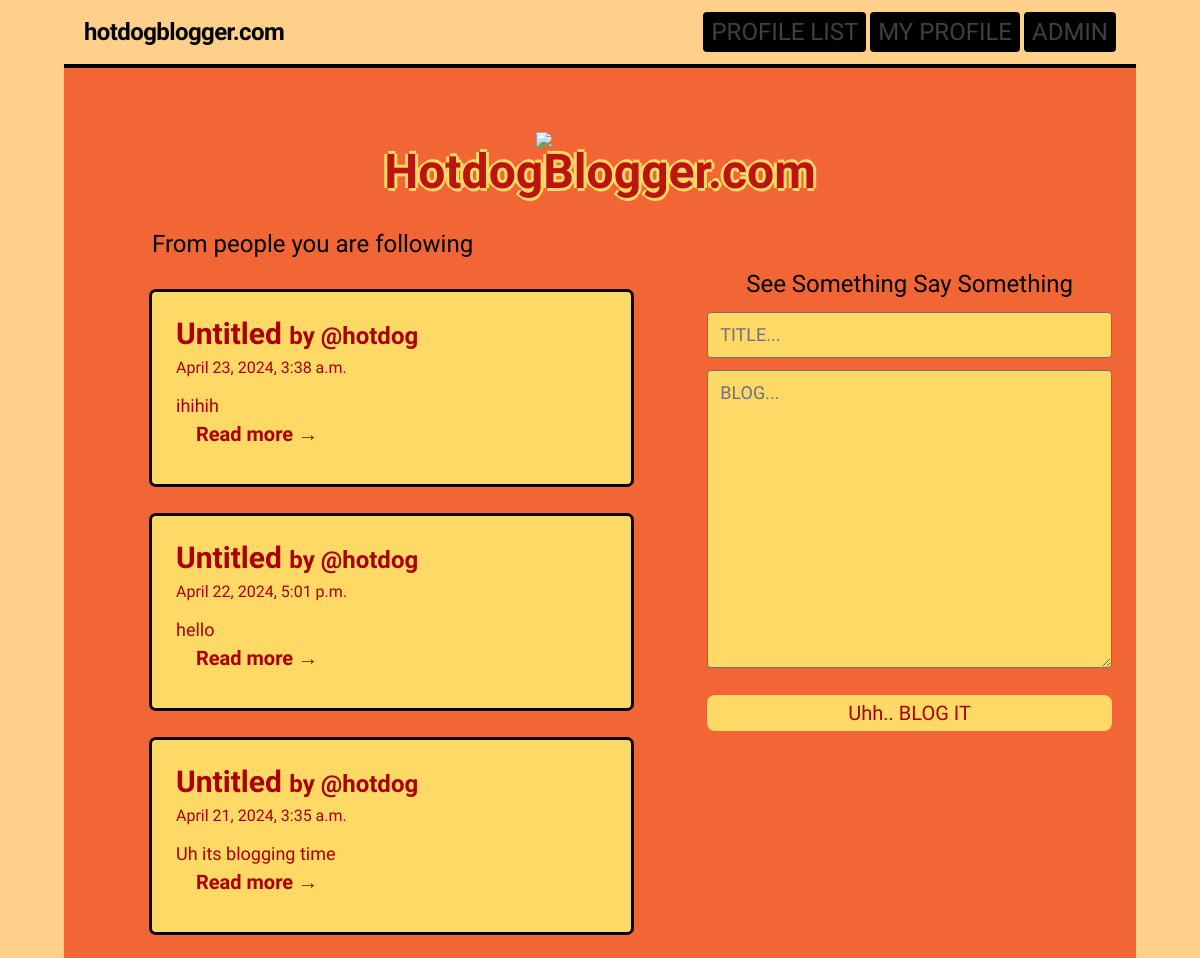
The app's page / (signed in, upper part), older data.
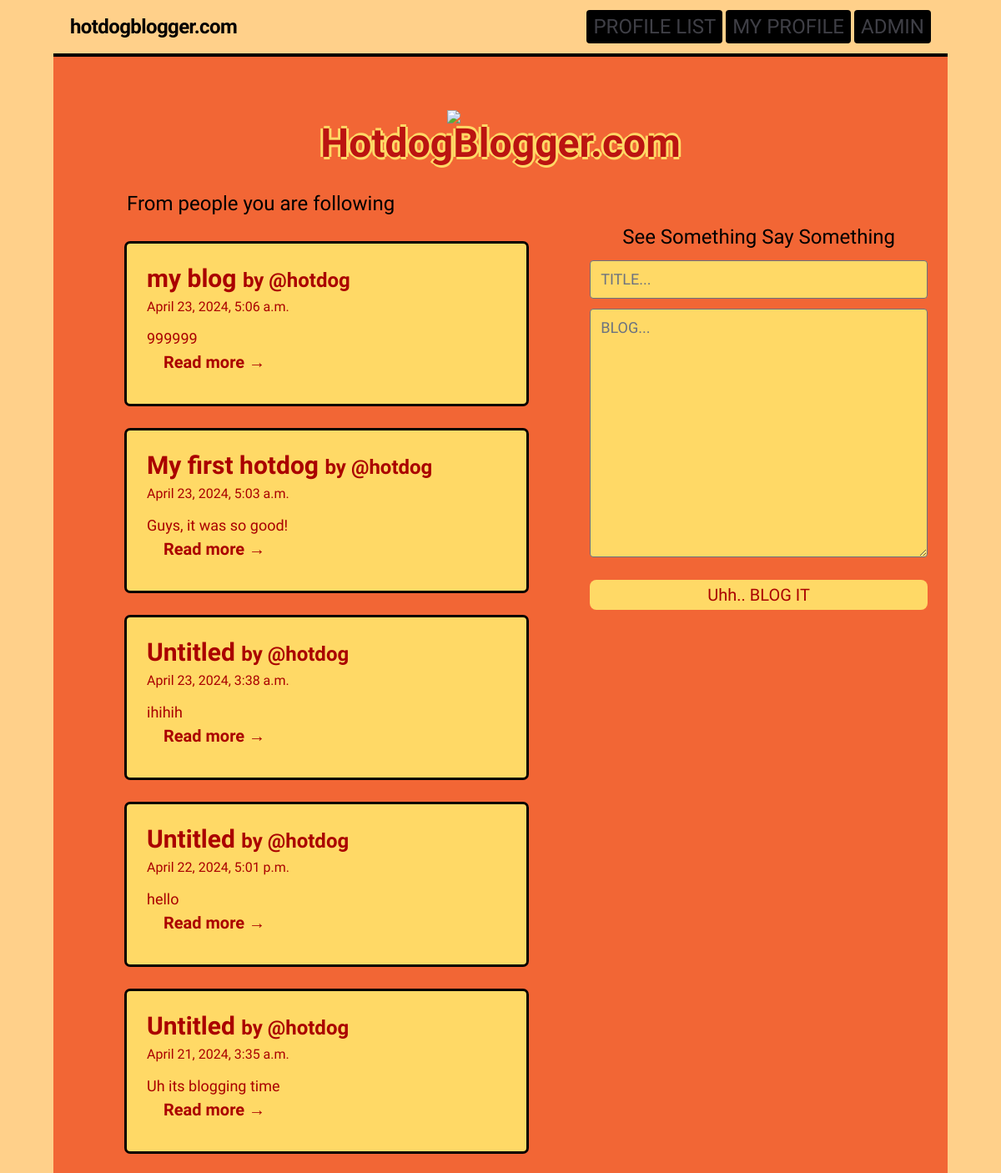
The same page, newer data.
### hotdogger/models.py (models this page shows, shortened)
class BlogPost(models.Model):
    user = models.ForeignKey(User, on_delete=models.DO_NOTHING, related_name="blogs")
    title = models.CharField(max_length=50)
    content = models.TextField()
    created_at = models.DateTimeField(auto_now_add=True)
    @property
    def description(self):
        return self.content[:100]

### hotdogger/views.py (the view, shortened to what this page needs)
# urls.py: path("", dashboard, name="dashboard"),
def dashboard(request):
    form = BlogForm()
    return render(request, "hotdogger/dashboard.html", {"form": form})

### hotdogger/forms.py
class BlogForm(forms.ModelForm):
    title = forms.CharField(required=True,         widget=forms.widgets.TextInput(
            attrs={
                "placeholder": "TITLE...",
                "class": "rounded btn text-lg bg-yellow text-red w-full mb-3 jersey",
            }
        ),
        label="",)
    content = forms.CharField(required=True,         widget=forms.widgets.Textarea(
            attrs={
                "placeholder": "BLOG...",
                "class": "w-full rounded btn text-lg bg-yellow text-red jersey",
            }
        ),
        label="",)
    class Meta:
        model = BlogPost
        exclude = ("user",  )

### theme/templates/hotdogger/dashboard.html (shortened to what this page needs)
{% extends 'base.html' %} {% block content %}
<div class="grid grid-cols-[1.5fr_1fr] gap-3">
  <div class="justify-self-center place-self-center col-span-1 w-full">
    <p class="jersey text-2xl mx-16 w-full">From people you are following</p>
    <ul class="mx-16">
      {% for followed in user.profile.follows.all %}
      <li>{% include 'components/blog_list.html' with profile=followed %}</li>
      {% endfor %}
    </ul>
  </div>
  <div class="col-start-2 justify-self-center flex flex-col gap-3">
    <div class="flex flex-col items-center gap-3 w-full mt-10">
      <p class="jersey text-2xl">See Something Say Something</p>
      <form method="post" class="flex flex-col justify-items-center">
        {% csrf_token %}{{ form.as_p }}
        <button
          class="btn mt-5 w-full jersey px-3 py-1 hover:text-black transition-all"
          type="submit"
        >
          <a class="text-center w-full text-xl"> Uhh.. BLOG IT </a>
        </button>
      </form>
    </div>
    {% endblock content %}

### theme/templates/components/blog_list.html (shortened to what this page needs)
<div class="mt-2 jersey w-full">
  {% for blog in profile.user.blogs.all reversed %}
    {% if blog.id %}
    <article
      class="my-8 stroke-black rounded p-6 bg-yellow hover:shadow-[0px_0px_0px_5px_rgba(0,0,0,1)] shadow-[0px_0px_0px_3px_rgba(0,0,0,1)] text-red"
    >
      <h2 class="font-bold mb-1 hover: cursor-pointer">
        <a class="text-3xl hover:text-black" href="{% url 'hotdogger:blog_post' blog.id %}">
          {% if blog.title %} {{ blog.title }} {% else %} Untitled {% endif %}
        </a>
        <a
          class="text-2xl "
          href="{% url 'hotdogger:profile' blog.user.profile.id %}"
        >
          by
          <span class="hover:text-black transition-all hover:transition-all"
            >@{{ blog.user }}</span
          >
        </a>
      </h2>
      <p class="text-base leading-6 mb-3">
        <time> {{ blog.created_at }}</time>
      </p>
      {% if blog.content %}
      <p class="text-lg mb-3">
        {{ blog.description }}
        <a
          href="{% url 'hotdogger:blog_post' blog.id%}"
          class="font-bold block mx-5 text-xl hover:text-black transition-all hover:transition-all cursor-pointer"
        >
          Read more →
        </a>
      </p>
      {% endif %}
    </article>
  {% endif %} {% endfor %}
</div>

Row changes from the older to the newer data that the page shows:
added BlogPost: title "my blog", user "hotdog", created_at "April 23, 2024, 5:06 a.m.", description "999999"
added BlogPost: title "My first hotdog", user "hotdog", created_at "April 23, 2024, 5:03 a.m.", description "Guys, it was so good!"
